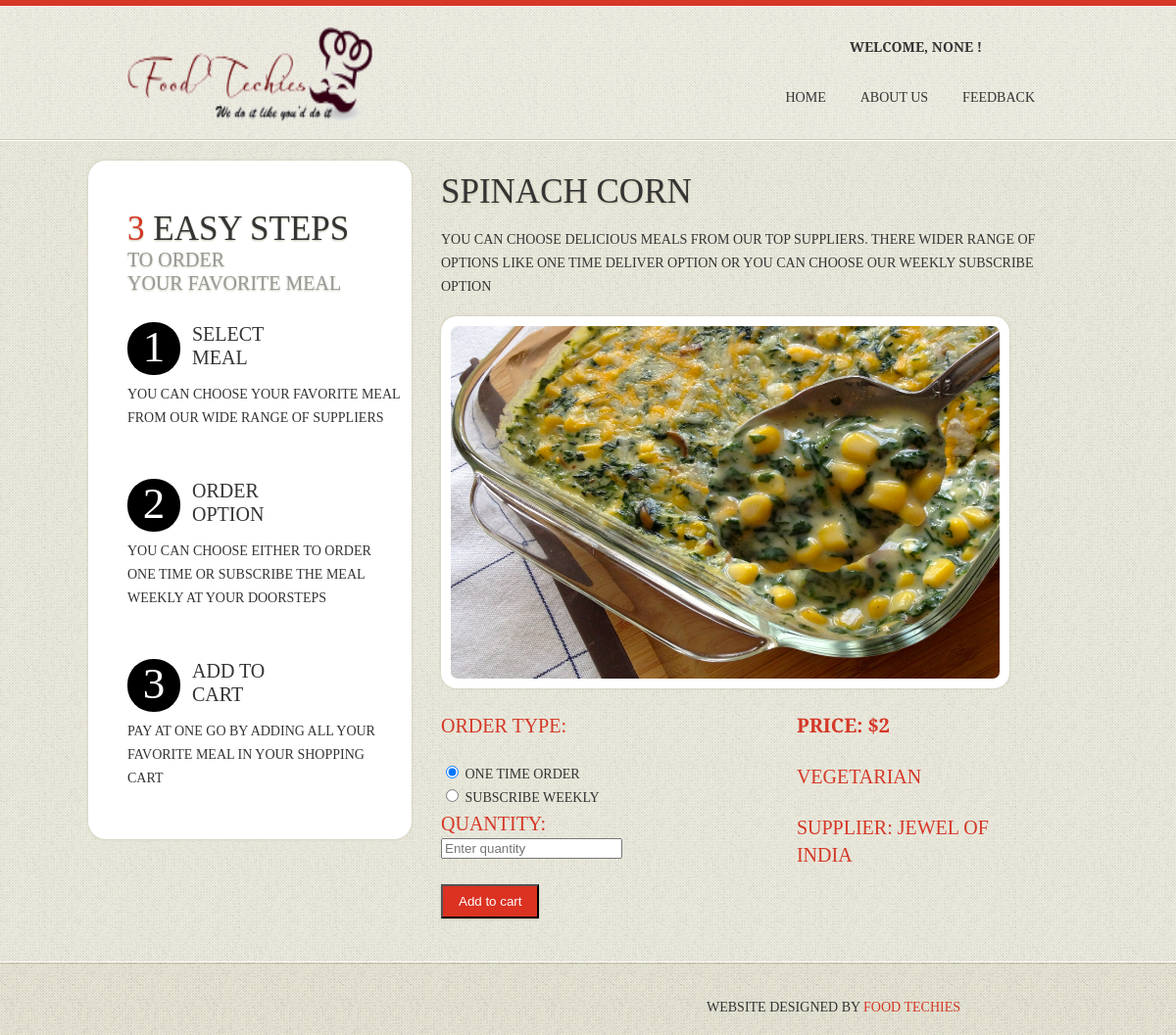
/itemdetails?item_id=10&&supp_id=3, run on the app's committed database.
### tables this page shows
CREATE TABLE SUPPLIER_RECIPE(
	CUSTOMER_ID INTEGER,
    RECIPE_ID INTEGER,
	ITEM_PRICE INTEGER,
        FOREIGN KEY (CUSTOMER_ID) REFERENCES CUSTOMER(CUSTOMER_ID) ON DELETE CASCADE,
        FOREIGN KEY (RECIPE_ID) REFERENCES RECIPE(RECIPE_ID) ON DELETE CASCADE,
        PRIMARY KEY (CUSTOMER_ID, RECIPE_ID));

CREATE TABLE RECIPE(
       RECIPE_ID INTEGER PRIMARY KEY AUTOINCREMENT,
       NAME CHAR(50) UNIQUE NOT NULL,
       TYPE CHAR(20) NOT NULL,
       MAIN_INGREDIENT CHAR(20) NOT NULL,
       RECIPE_IMG TEXT,
       RECIPE_DESC TEXT NOT NULL	
       );

CREATE TABLE CUSTOMER (
        CUSTOMER_ID INTEGER PRIMARY KEY AUTOINCREMENT NOT NULL,
        NAME CHAR(25) NOT NULL,
        ADDRESS CHAR(75) NOT NULL,
        PHONE CHAR(15) NOT NULL,
        EMAIL_ID CHAR(50) NOT NULL,
        PASSWORD CHAR(20) NOT NULL,
        TYPE CHAR(10) NOT NULL);

### mealSystem.py (the view)
@app.route('/itemdetails')
def item_details():
    session['username'] = username
    if session['username'] == '' :
        return redirect(url_for('login'))
    item_id = request.args.get('item_id')
    supp_id = request.args.get('supp_id')
    print supp_id
    conn = sqlite3.connect(DATABASE)
    cursor = conn.cursor()
    cursor.execute('select customer.name,supplier_recipe.item_price,recipe.name,recipe.type,recipe.recipe_img, recipe.recipe_id from customer,supplier_recipe,recipe where recipe.recipe_id = supplier_recipe.recipe_id and supplier_recipe.customer_id = customer.customer_id and supplier_recipe.recipe_id = ? and supplier_recipe.customer_id = ? ',(item_id,supp_id,))
    item_content = cursor.fetchall()
    for i in item_content:
        print i
    return render_template('order_item.html',item_content=item_content, username=username, type=user_type)

### templates/order_item.html (shortened to what this page needs)
<!DOCTYPE html>
{% extends "header.html" %}
{% block body %}
<section id="content">
  <div class="border-horiz"></div>
  <div class="container_12">
    <article class="side-bar extra">
      <h3><strong>3</strong> Easy Steps <em>To order<br>
        your favorite meal</em> </h3>
      <ul class="list-dropcap1">
        <li>
          <div class="wrapper">
            <div class="dropcap">1</div>
            <h4> Select <br>
              Meal</h4>
          </div>
          <p>You can choose your favorite meal from our wide range of suppliers</p>
           </li>
        <li>
          <div class="wrapper">
            <div class="dropcap">2</div>
            <h4>Order <br>
              Option</h4>
          </div>
          <p>You can choose either to order one time or subscribe the meal weekly at your doorsteps</p>
           </li>
        <li>
          <div class="wrapper">
            <div class="dropcap">3</div>
            <h4>Add to <br>
              Cart</h4>
          </div>
          <p>Pay at one go by adding all your favorite meal in your shopping cart</p>
             </li>
      </ul>
    </article>
    <article class="grid_8">
      {% for content in item_content %}
        <h3>{{ content[2] }}</h3>
       <p>You can choose delicious meals from our top suppliers. There wider range of options like one time deliver option or you can choose our weekly subscribe option</p>
      <figure class="box-img"><img src="static/images/{{ content[4] }} " alt="" width="560" height="360" /></figure> </br> </br>
      <table>
          <tr>
              <td>
                  <td>
                  <h4>Order Type: </h4> <br>
                  <input id='one' type="radio" name="order_type" checked="true" value="One time order"> One time Order <br>
                  <input id='week' type="radio" name="order_type" value="Weekly subscription"> Subscribe weekly <br>
                  <h4>Quantity:</h4>
                  <input type="text"  id="quantity" value="" placeholder="Enter quantity">
                  <br>
                <br>
                  <input type="button" class="btn" value="Add to cart" onClick="add_to_cart('{{username}}',{{content[1]}},{{content[5]}}, '{{content[0]}}')">
                  <br>
              </td>
              </td>
              <td>
              </td>
              <td>
              <h4><b>Price: ${{ content[1] }}</b></h4><br>
              <h4>{{ content[3] }}</h4><br>
              <h4>Supplier: {{ content[0] }}</h4>
              </td>
          </tr>
      </table>
      {% endfor %}
    </article>
  </div>
</section>
<footer>
  <div class="main">
    <div class="policy">Website designed by <a href="http://www.templatemonster.com" rel="nofollow">Food Techies</a> </div>
  </div>
</footer>
{% endblock %}

### static/css/style.css (style rules this page uses)
article, aside, audio, canvas, command, datalist, details, embed, figcaption, figure, footer, header, hgroup, keygen, meter, nav, output, progress, section, source, video { display: block; }
body { font-family: 'PT Serif Caption', serif; font-size:14px; line-height:24px; color:#343434; min-width:1020px; background:url(../images/bg-body.gif) #e6e4d7; text-transform:uppercase }
html, body { height:100%; }
p { padding-bottom:18px; }
a { color:#fff; text-decoration:none; }
h2,h3,h4,h5,h6 { font-family: 'PT Serif Caption', serif; font-weight:normal; color:#343434 }
h3 { font-size:35px; line-height:38px; padding:33px 0 18px; text-shadow:0 1px 2px #c5c2a9; }
h3 strong { font-weight:normal;color:#d53827 }
h3 em { color:#999; font-size:20px; line-height:24px; display:block; font-style:normal }
h4 { font-size:20px; line-height:28px; display:block; color:#d53827; }
.main { margin: 0 auto; position: relative; width: 940px; }
#content { position:relative; }
.wrapper { width:100%; overflow:hidden; }
#content { padding:0 0 44px; background:url(../images/tail-cont.gif) }
.border-horiz { background:url(../images/border-horiz.gif) repeat-x 0 0;height:2px }
.box-img { padding:10px; background:#fff; border-radius:16px; -moz-border-radius:16px; -webkit-border-radius:16px; box-shadow:0 0 3px #c5c2a9; -moz-box-shadow: 0 0 3px #c5c2a9; -webkit-box-shadow:0 0 3px #c5c2a9; display:inline-block }
.box-img img { border-radius:7px; -moz-border-radius:7px; -webkit-border-radius:7px; }
.dropcap { float:left;width:54px; background:#d53827; border-radius:26px; -moz-border-radius:26px; -webkit-border-radius:26px; font-size:45px; line-height:48px; text-transform:uppercase; color:#fff; text-align:center; padding:1px 0 5px; margin:0 12px 18px 0 }
.list-dropcap1 { padding-top:10px }
.list-dropcap1 .dropcap { background:#000;margin-bottom:8px }
.list-dropcap1 li { padding-bottom:32px }
.list-dropcap1 h4 { color:#343434;line-height:24px }
.side-bar { width:280px; float:left; margin:20px 20px 0 -30px; padding:0 10px 7px 40px; background:#fff; border-radius:18px; -moz-border-radius:18px; -webkit-border-radius:18px; box-shadow:0 0 3px #c5c2a9; -moz-box-shadow: 0 0 3px #c5c2a9; -webkit-box-shadow:0 0 3px #c5c2a9; }
.side-bar.extra { padding:18px 10px 0 40px }
.btn { display:inline-block; color:#fff; padding:8px 16px; background:#db3222; -webkit-transition: all 0.3s ease; -moz-transition: all 0.3s ease; -o-transition: all 0.3s ease; transition: all 0.3s ease; box-shadow:0 1px 2px #c5c2a9; -moz-box-shadow: 0 1px 2px #c5c2a9; -webkit-box-shadow:0 1px 2px #c5c2a9; }
footer { position:relative; padding:31px 0 20px; background:url(../images/tail-bg-footer.gif) repeat-x 0 0; }
.policy { float:right; display:block; font-size:14px; color:#343434; line-height:16px; text-decoration:none; padding:8px 90px 0 0; }
.policy a { color:#d53827; text-decoration:none; }

### static/css/grid.css (style rules this page uses)
.container_12 { margin-left: auto; margin-right: auto; width: 960px; }
.grid_1, .grid_2, .grid_3, .grid_4, .grid_5, .grid_6, .grid_7, .grid_8, .grid_9, .grid_10, .grid_11, .grid_12 { display:inline; float: left; position: relative; margin-left: 10px; margin-right: 10px; }
.container_12 .grid_8 { width:620px; }

### data on the page
SUPPLIER_RECIPE: NAME "SPINACH CORN", RECIPE_IMG (picture), ITEM_PRICE "2", TYPE "VEGETARIAN", NAME "JEWEL OF INDIA"

### other printed values
{{ username }} "NONE"
